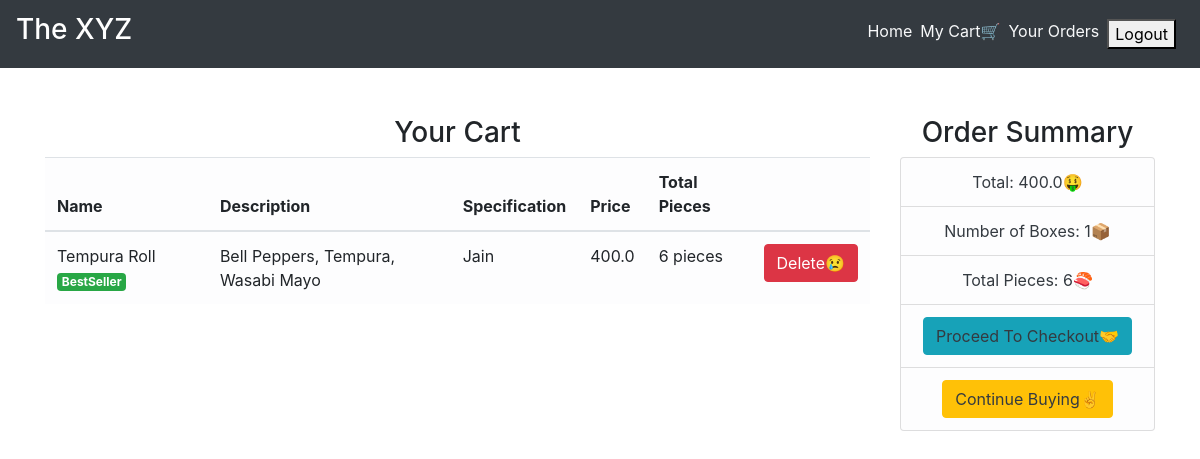
The app's page /cart/ (signed in), older data.
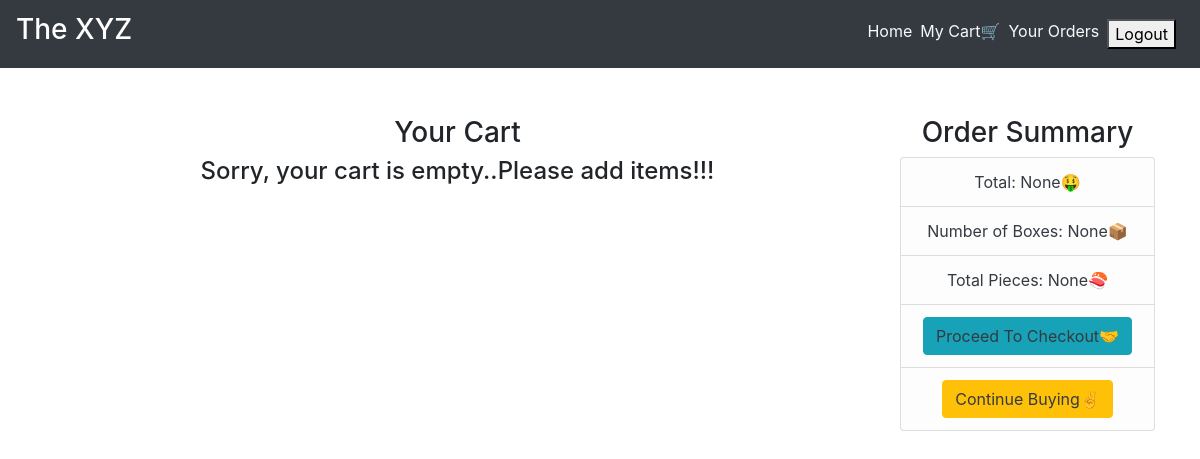
The same page, newer data.
### main/models.py (models this page shows, shortened)
class CartItems(models.Model):
    ORDER_STATUS = (
        ('Active', 'Active'),
        ('Delivered', 'Delivered')
    )
    user = models.ForeignKey(User, on_delete=models.CASCADE)
    item = models.ForeignKey(Item, on_delete=models.CASCADE)
    ordered = models.BooleanField(default=False)
    quantity = models.IntegerField(default=1)
    ordered_date = models.DateField(default=timezone.now)
    status = models.CharField(max_length=20, choices=ORDER_STATUS, default='Active')
    delivery_date = models.DateField(default=timezone.now)
    class Meta:
        verbose_name = 'Cart Item'
        verbose_name_plural = 'Cart Items'

class Item(models.Model):
    LABELS = (
        ('BestSeller', 'BestSeller'),
        ('New', 'New'),
        ('Spicy🔥', 'Spicy🔥'),
    )
    LABEL_COLOUR = (
        ('danger', 'danger'),
        ('success', 'success'),
        ('primary', 'primary'),
        ('info', 'info')
    )
    title = models.CharField(max_length=150)
    description = models.CharField(max_length=250,blank=True)
    price = models.FloatField()
    pieces = models.IntegerField(default=6)
    instructions = models.CharField(max_length=250,default="Jain Option Available")
    image = models.ImageField(default='default.png', upload_to='images/')
    labels = models.CharField(max_length=25, choices=LABELS, blank=True)
    label_colour = models.CharField(max_length=15, choices=LABEL_COLOUR, blank=True)
    slug = models.SlugField(default="sushi_name")
    created_by = models.ForeignKey(User, on_delete=models.CASCADE)

### main/views.py (the view)
# urls.py: path('cart/', views.get_cart_items, name='cart'),
@login_required
def get_cart_items(request):
    cart_items = CartItems.objects.filter(user=request.user,ordered=False)
    bill = cart_items.aggregate(Sum('item__price'))
    number = cart_items.aggregate(Sum('quantity'))
    pieces = cart_items.aggregate(Sum('item__pieces'))
    total = bill.get("item__price__sum")
    count = number.get("quantity__sum")
    total_pieces = pieces.get("item__pieces__sum")
    context = {
        'cart_items':cart_items,
        'total': total,
        'count': count,
        'total_pieces': total_pieces
    }
    return render(request, 'main/cart.html', context)

### main/templatetags/get_group.py (called while the page is built)
@register.filter(name='has_group')
def has_group(user, group_name):
    return user.groups.filter(name=group_name).exists()

### main/templates/main/cart.html
{% extends "main/layout.html" %}
{% block content %}
<div class="cart">
    <div class="container">
        <div class="row">
            <div class="col-sm-9 mt-5">
                <h3 class="text-center">Your Cart</h3>
                {% if cart_items %}
                <div class="table-responsive">
                    <table class="table table-light">
                        <thead>
                        <tr>
                            <th scope="col">Name</th>
                            <th scope="col">Description</th>
                            <th scope="col">Specification</th>
                            <th scope="col">Price</th>
                            <th scope="col">Total Pieces</th>
                            <th scope="col"></th>
                        </tr>
                        </thead>
                        <tbody>
                            {% for cart in cart_items %}
                        <tr>
                            <td>{{ cart.item.title }} <span class="badge badge-{{ cart.item.label_colour }}">{{ cart.item.labels }}</span></td>
                            <td>{{ cart.item.description }}</td>
                            <td>{{ cart.item.instructions }}</td>
                            <td>{{ cart.item.price }}</td>
                            <td>{{ cart.item.pieces }} pieces</td>
                            <td><a class="btn btn-danger" href="{% url 'main:remove-from-cart' cart.id %}">Delete😢</a></td>
                        </tr>
                            {% endfor %}
                        </tbody>
                    </table>
                </div>
                {% else %}
                <h4 class="text-center">Sorry, your cart is empty..Please add items!!!</h4>
                {% endif %}
            </div>
            <div class="col-sm-3 mt-5 mb-3">
                <div class="content-section">
                    <h3 class="text-center">Order Summary</h3>
                      <ul class="list-group">
                        <li class="list-group-item list-group-item-light text-center text-dark">Total: {{ total }}🤑</li>
                        <li class="list-group-item list-group-item-light text-center text-dark">Number of Boxes: {{ count }}📦</li>
                        <li class="list-group-item list-group-item-light text-center text-dark">Total Pieces: {{ total_pieces }}🍣</li>
                        <li class="list-group-item list-group-item-light text-center text-dark"><a class="btn btn-info text-dark" href="{% url 'main:ordered' %}">Proceed To Checkout🤝</a></li>
                        <li class="list-group-item list-group-item-light text-center"><a class="btn btn-warning text-dark" href="/">Continue Buying✌️</a></li>
                      </ul>
                </div>
            </div>
        </div>
    </div>
</div>
{% endblock content %}

Row changes from the older to the newer data that the page shows:
removed CartItems: item "Tempura Roll", item.labels "BestSeller", item.description "Bell Peppers, Tempura, Wasabi Mayo", item.instructions "Jain", item.price "400.0", item.pieces "6"
Text that changed along with them:
{{ total }}: "400.0" → "None"
{{ count }}: "1" → "None"
{{ total_pieces }}: "6" → "None"
text no longer shown: "Name Description Specification Price Total Pieces"
text now shown: "Sorry, your cart is empty..Please add items!!!"
